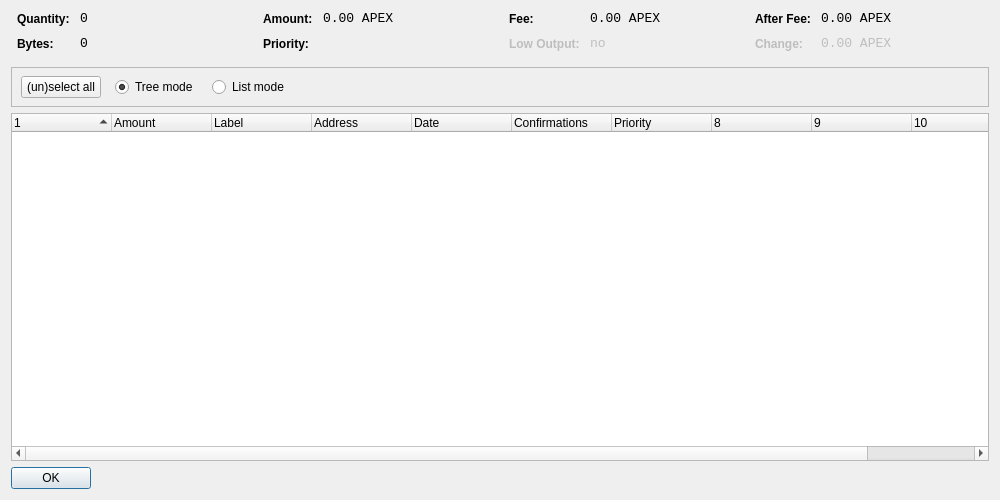
<?xml version="1.0" encoding="UTF-8"?>
<ui version="4.0">
 <class>CoinControlDialog</class>
 <widget class="QDialog" name="CoinControlDialog">
  <property name="geometry">
   <rect>
    <x>0</x>
    <y>0</y>
    <width>1000</width>
    <height>500</height>
   </rect>
  </property>
  <property name="windowTitle">
   <string>Coin Control</string>
  </property>
  <layout class="QVBoxLayout" name="verticalLayout">
   <item>
    <layout class="QHBoxLayout" name="horizontalLayoutTop" stretch="0,0,0,0">
     <property name="topMargin">
      <number>0</number>
     </property>
     <property name="bottomMargin">
      <number>10</number>
     </property>
     <item>
      <layout class="QFormLayout" name="formLayoutCoinControl1">
       <property name="horizontalSpacing">
        <number>10</number>
       </property>
       <property name="verticalSpacing">
        <number>10</number>
       </property>
       <property name="leftMargin">
        <number>6</number>
       </property>
       <property name="rightMargin">
        <number>6</number>
       </property>
       <item row="0" column="0">
        <widget class="QLabel" name="labelCoinControlQuantityText">
         <property name="styleSheet">
          <string notr="true">font-weight:bold;</string>
         </property>
         <property name="text">
          <string>Quantity:</string>
         </property>
        </widget>
       </item>
       <item row="0" column="1">
        <widget class="QLabel" name="labelCoinControlQuantity">
         <property name="font">
          <font>
           <family>Monospace</family>
           <pointsize>10</pointsize>
          </font>
         </property>
         <property name="cursor">
          <cursorShape>IBeamCursor</cursorShape>
         </property>
         <property name="contextMenuPolicy">
          <enum>Qt::ActionsContextMenu</enum>
         </property>
         <property name="text">
          <string notr="true">0</string>
         </property>
         <property name="textInteractionFlags">
          <set>Qt::LinksAccessibleByMouse|Qt::TextSelectableByKeyboard|Qt::TextSelectableByMouse</set>
         </property>
        </widget>
       </item>
       <item row="1" column="0">
        <widget class="QLabel" name="labelCoinControlBytesText">
         <property name="styleSheet">
          <string notr="true">font-weight:bold;</string>
         </property>
         <property name="text">
          <string>Bytes:</string>
         </property>
        </widget>
       </item>
       <item row="1" column="1">
        <widget class="QLabel" name="labelCoinControlBytes">
         <property name="font">
          <font>
           <family>Monospace</family>
           <pointsize>10</pointsize>
          </font>
         </property>
         <property name="cursor">
          <cursorShape>IBeamCursor</cursorShape>
         </property>
         <property name="contextMenuPolicy">
          <enum>Qt::ActionsContextMenu</enum>
         </property>
         <property name="text">
          <string notr="true">0</string>
         </property>
         <property name="textInteractionFlags">
          <set>Qt::LinksAccessibleByMouse|Qt::TextSelectableByKeyboard|Qt::TextSelectableByMouse</set>
         </property>
        </widget>
       </item>
      </layout>
     </item>
     <item>
      <layout class="QFormLayout" name="formLayoutCoinControl2">
       <property name="horizontalSpacing">
        <number>10</number>
       </property>
       <property name="verticalSpacing">
        <number>10</number>
       </property>
       <property name="leftMargin">
        <number>6</number>
       </property>
       <property name="rightMargin">
        <number>6</number>
       </property>
       <item row="0" column="0">
        <widget class="QLabel" name="labelCoinControlAmountText">
         <property name="styleSheet">
          <string notr="true">font-weight:bold;</string>
         </property>
         <property name="text">
          <string>Amount:</string>
         </property>
        </widget>
       </item>
       <item row="0" column="1">
        <widget class="QLabel" name="labelCoinControlAmount">
         <property name="font">
          <font>
           <family>Monospace</family>
           <pointsize>10</pointsize>
          </font>
         </property>
         <property name="cursor">
          <cursorShape>IBeamCursor</cursorShape>
         </property>
         <property name="contextMenuPolicy">
          <enum>Qt::ActionsContextMenu</enum>
         </property>
         <property name="text">
          <string notr="true">0.00 APEX</string>
         </property>
         <property name="textInteractionFlags">
          <set>Qt::LinksAccessibleByMouse|Qt::TextSelectableByKeyboard|Qt::TextSelectableByMouse</set>
         </property>
        </widget>
       </item>
       <item row="1" column="0">
        <widget class="QLabel" name="labelCoinControlPriorityText">
         <property name="styleSheet">
          <string notr="true">font-weight:bold;</string>
         </property>
         <property name="text">
          <string>Priority:</string>
         </property>
        </widget>
       </item>
       <item row="1" column="1">
        <widget class="QLabel" name="labelCoinControlPriority">
         <property name="font">
          <font>
           <family>Monospace</family>
           <pointsize>10</pointsize>
          </font>
         </property>
         <property name="cursor">
          <cursorShape>IBeamCursor</cursorShape>
         </property>
         <property name="contextMenuPolicy">
          <enum>Qt::ActionsContextMenu</enum>
         </property>
         <property name="text">
          <string/>
         </property>
         <property name="textInteractionFlags">
          <set>Qt::LinksAccessibleByMouse|Qt::TextSelectableByKeyboard|Qt::TextSelectableByMouse</set>
         </property>
        </widget>
       </item>
      </layout>
     </item>
     <item>
      <layout class="QFormLayout" name="formLayoutCoinControl3">
       <property name="horizontalSpacing">
        <number>10</number>
       </property>
       <property name="verticalSpacing">
        <number>10</number>
       </property>
       <property name="leftMargin">
        <number>6</number>
       </property>
       <property name="rightMargin">
        <number>6</number>
       </property>
       <item row="0" column="0">
        <widget class="QLabel" name="labelCoinControlFeeText">
         <property name="styleSheet">
          <string notr="true">font-weight:bold;</string>
         </property>
         <property name="text">
          <string>Fee:</string>
         </property>
        </widget>
       </item>
       <item row="0" column="1">
        <widget class="QLabel" name="labelCoinControlFee">
         <property name="font">
          <font>
           <family>Monospace</family>
           <pointsize>10</pointsize>
          </font>
         </property>
         <property name="cursor">
          <cursorShape>IBeamCursor</cursorShape>
         </property>
         <property name="contextMenuPolicy">
          <enum>Qt::ActionsContextMenu</enum>
         </property>
         <property name="text">
          <string notr="true">0.00 APEX</string>
         </property>
         <property name="textInteractionFlags">
          <set>Qt::LinksAccessibleByMouse|Qt::TextSelectableByKeyboard|Qt::TextSelectableByMouse</set>
         </property>
        </widget>
       </item>
       <item row="1" column="0">
        <widget class="QLabel" name="labelCoinControlLowOutputText">
         <property name="enabled">
          <bool>false</bool>
         </property>
         <property name="styleSheet">
          <string notr="true">font-weight:bold;</string>
         </property>
         <property name="text">
          <string>Low Output:</string>
         </property>
        </widget>
       </item>
       <item row="1" column="1">
        <widget class="QLabel" name="labelCoinControlLowOutput">
         <property name="enabled">
          <bool>false</bool>
         </property>
         <property name="font">
          <font>
           <family>Monospace</family>
           <pointsize>10</pointsize>
          </font>
         </property>
         <property name="cursor">
          <cursorShape>IBeamCursor</cursorShape>
         </property>
         <property name="contextMenuPolicy">
          <enum>Qt::ActionsContextMenu</enum>
         </property>
         <property name="text">
          <string notr="true">no</string>
         </property>
         <property name="textInteractionFlags">
          <set>Qt::LinksAccessibleByMouse|Qt::TextSelectableByKeyboard|Qt::TextSelectableByMouse</set>
         </property>
        </widget>
       </item>
      </layout>
     </item>
     <item>
      <layout class="QFormLayout" name="formLayoutCoinControl4">
       <property name="horizontalSpacing">
        <number>10</number>
       </property>
       <property name="verticalSpacing">
        <number>10</number>
       </property>
       <property name="leftMargin">
        <number>6</number>
       </property>
       <property name="rightMargin">
        <number>6</number>
       </property>
       <item row="0" column="0">
        <widget class="QLabel" name="labelCoinControlAfterFeeText">
         <property name="styleSheet">
          <string notr="true">font-weight:bold;</string>
         </property>
         <property name="text">
          <string>After Fee:</string>
         </property>
        </widget>
       </item>
       <item row="0" column="1">
        <widget class="QLabel" name="labelCoinControlAfterFee">
         <property name="font">
          <font>
           <family>Monospace</family>
           <pointsize>10</pointsize>
          </font>
         </property>
         <property name="cursor">
          <cursorShape>IBeamCursor</cursorShape>
         </property>
         <property name="contextMenuPolicy">
          <enum>Qt::ActionsContextMenu</enum>
         </property>
         <property name="text">
          <string notr="true">0.00 APEX</string>
         </property>
         <property name="textInteractionFlags">
          <set>Qt::LinksAccessibleByMouse|Qt::TextSelectableByKeyboard|Qt::TextSelectableByMouse</set>
         </property>
        </widget>
       </item>
       <item row="1" column="0">
        <widget class="QLabel" name="labelCoinControlChangeText">
         <property name="enabled">
          <bool>false</bool>
         </property>
         <property name="styleSheet">
          <string notr="true">font-weight:bold;</string>
         </property>
         <property name="text">
          <string>Change:</string>
         </property>
        </widget>
       </item>
       <item row="1" column="1">
        <widget class="QLabel" name="labelCoinControlChange">
         <property name="enabled">
          <bool>false</bool>
         </property>
         <property name="font">
          <font>
           <family>Monospace</family>
           <pointsize>10</pointsize>
          </font>
         </property>
         <property name="cursor">
          <cursorShape>IBeamCursor</cursorShape>
         </property>
         <property name="contextMenuPolicy">
          <enum>Qt::ActionsContextMenu</enum>
         </property>
         <property name="text">
          <string notr="true">0.00 APEX</string>
         </property>
         <property name="textInteractionFlags">
          <set>Qt::LinksAccessibleByMouse|Qt::TextSelectableByKeyboard|Qt::TextSelectableByMouse</set>
         </property>
        </widget>
       </item>
      </layout>
     </item>
    </layout>
   </item>
   <item>
    <widget class="QFrame" name="frame">
     <property name="minimumSize">
      <size>
       <width>0</width>
       <height>40</height>
      </size>
     </property>
     <property name="frameShape">
      <enum>QFrame::StyledPanel</enum>
     </property>
     <property name="frameShadow">
      <enum>QFrame::Sunken</enum>
     </property>
     <widget class="QWidget" name="horizontalLayoutWidget">
      <property name="geometry">
       <rect>
        <x>10</x>
        <y>0</y>
        <width>781</width>
        <height>41</height>
       </rect>
      </property>
      <layout class="QHBoxLayout" name="horizontalLayoutPanel" stretch="0,0,0,0,0">
       <property name="spacing">
        <number>14</number>
       </property>
       <item>
        <widget class="QPushButton" name="pushButtonSelectAll">
         <property name="sizePolicy">
          <sizepolicy hsizetype="Maximum" vsizetype="Fixed">
           <horstretch>0</horstretch>
           <verstretch>0</verstretch>
          </sizepolicy>
         </property>
         <property name="text">
          <string>(un)select all</string>
         </property>
        </widget>
       </item>
       <item>
        <widget class="QRadioButton" name="radioTreeMode">
         <property name="sizePolicy">
          <sizepolicy hsizetype="Maximum" vsizetype="Fixed">
           <horstretch>0</horstretch>
           <verstretch>0</verstretch>
          </sizepolicy>
         </property>
         <property name="text">
          <string>Tree mode</string>
         </property>
         <property name="checked">
          <bool>true</bool>
         </property>
        </widget>
       </item>
       <item>
        <widget class="QRadioButton" name="radioListMode">
         <property name="sizePolicy">
          <sizepolicy hsizetype="Maximum" vsizetype="Fixed">
           <horstretch>0</horstretch>
           <verstretch>0</verstretch>
          </sizepolicy>
         </property>
         <property name="text">
          <string>List mode</string>
         </property>
        </widget>
       </item>
       <item>
        <spacer name="horizontalSpacer">
         <property name="orientation">
          <enum>Qt::Horizontal</enum>
         </property>
         <property name="sizeHint" stdset="0">
          <size>
           <width>40</width>
           <height>20</height>
          </size>
         </property>
        </spacer>
       </item>
      </layout>
     </widget>
    </widget>
   </item>
   <item>
    <widget class="CoinControlTreeWidget" name="treeWidget">
     <property name="contextMenuPolicy">
      <enum>Qt::CustomContextMenu</enum>
     </property>
     <property name="sortingEnabled">
      <bool>false</bool>
     </property>
     <property name="columnCount">
      <number>11</number>
     </property>
     <attribute name="headerShowSortIndicator" stdset="0">
      <bool>true</bool>
     </attribute>
     <attribute name="headerStretchLastSection">
      <bool>false</bool>
     </attribute>
     <column>
      <property name="text">
       <string/>
      </property>
     </column>
     <column>
      <property name="text">
       <string>Amount</string>
      </property>
     </column>
     <column>
      <property name="text">
       <string>Label</string>
      </property>
     </column>
     <column>
      <property name="text">
       <string>Address</string>
      </property>
     </column>
     <column>
      <property name="text">
       <string>Date</string>
      </property>
     </column>
     <column>
      <property name="text">
       <string>Confirmations</string>
      </property>
      <property name="toolTip">
       <string>Confirmed</string>
      </property>
     </column>
     <column>
      <property name="text">
       <string>Priority</string>
      </property>
     </column>
     <column>
      <property name="text">
       <string/>
      </property>
     </column>
     <column>
      <property name="text">
       <string/>
      </property>
     </column>
     <column>
      <property name="text">
       <string/>
      </property>
     </column>
     <column>
      <property name="text">
       <string/>
      </property>
     </column>
    </widget>
   </item>
   <item>
    <widget class="QDialogButtonBox" name="buttonBox">
     <property name="sizePolicy">
      <sizepolicy hsizetype="Maximum" vsizetype="Fixed">
       <horstretch>0</horstretch>
       <verstretch>0</verstretch>
      </sizepolicy>
     </property>
     <property name="orientation">
      <enum>Qt::Horizontal</enum>
     </property>
     <property name="standardButtons">
      <set>QDialogButtonBox::Ok</set>
     </property>
    </widget>
   </item>
  </layout>
 </widget>
 <customwidgets>
  <customwidget>
   <class>CoinControlTreeWidget</class>
   <extends>QTreeWidget</extends>
   <header>coincontroltreewidget.h</header>
  </customwidget>
 </customwidgets>
 <resources/>
 <connections/>
</ui>
